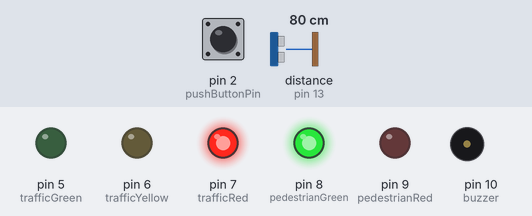
The sketch below on a simulated Arduino Uno, built with avr-gcc and run on an emulated ATmega328P. Shown: output pins drawn as LEDs (lit = HIGH), buzzer (waves = sounding, pin HIGH). The inputs (shaded band) are chosen by the test bench; at power-on: distance to the obstacle (sensor on pin 13) 80 cm, pin 2 (pushButtonPin) LOW. The echo pulse lasts 58.3 µs per cm.

Above: at 1.2 s.
1.3 s: distance to the obstacle (sensor on pin 13) set to 35 cm
2.8 s: distance to the obstacle (sensor on pin 13) set to 27 cm
At 7.7 s:
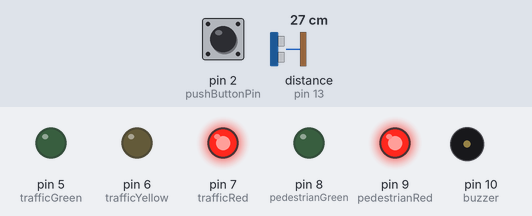
At 11.2 s:
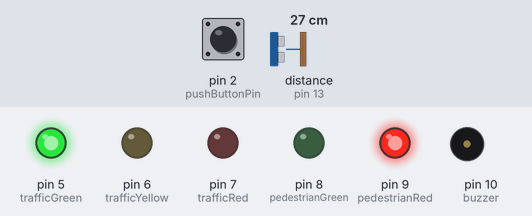
Timing chart, 0 to 44.8 s (numbered marks = the images above; inputs shaded):
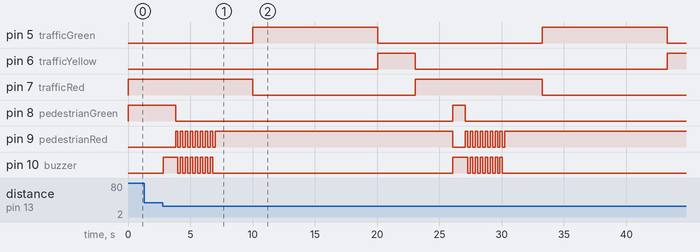

Measured:
- the behaviour switches between 31 and 30 cm on distance to the obstacle (sensor on pin 13) (found by bisection; images 0 and 1)
- after the input at 1.3 s, every drawn part: stays the same
- after the input at 2.8 s, pin 5 (trafficGreen): alternates HIGH for 10.0 s and LOW for 13.2 s, starting after 7.2 s; pin 6 (trafficYellow): LOW → HIGH after 17.3 s, → LOW 3.0 s later, → HIGH 20.3 s later

The sketch:

project_a.ino
```cpp
#include <Ultrasonic.h>

// System time parameters in seconds
int trafficGreenTime = 10;
int trafficYellowTime = 3;
int trafficRedTime =3;
int redFlashingTime = 3;
int delayAfterPedestrianButton = 1;
int fallBackTime = 120;

// Define buzz pin
const int buzzer = 10;

// Define pedestrian LED pins
const int pedestrianGreen = 8;
const int pedestrianRed = 9;

// Define traffic LED pins
const int trafficGreen = 5;
const int trafficYellow = 6;
const int trafficRed = 7;

// Define pins for ultrasonic and buzzer
const int trigPin = 12;
const int echoPin = 13;
Ultrasonic ultrasonic(trigPin, echoPin);

// Define push button pin
const int pushButtonPin = 2;

// Define parameters for miliseconds to seconds
const int seconds = 1000;

// Debounce wait stable in milliseconds
const int debounceDelay = 50;

// Define sonar distance
int distance;

// Define sonar threshold distance in centimeters
int thresholdDistance = 30;

// Pedestrian red light flashing frequency in seconds
float flashingTimePeriod = 0.2;

// Traffic red light start timestamp
unsigned long trafficRedStartTime;

void setup() {
  // Initialize pedestrian LED digital pins as an output.
  pinMode(pedestrianGreen, OUTPUT);
  pinMode(pedestrianRed, OUTPUT);

  // Initialize traffic LED digital pins as an output.
  pinMode(trafficGreen, OUTPUT);
  pinMode(trafficYellow, OUTPUT);
  pinMode(trafficRed, OUTPUT);

  // Initialize buzz digital pins as an output.
  pinMode(pedestrianGreen, OUTPUT);
  pinMode(pedestrianRed, OUTPUT);

  // Initialize buzzer digital pins as an output.
  pinMode(buzzer, OUTPUT);

  // Initialize push button digital pin as an input.
  pinMode(pushButtonPin, INPUT);

  // Serial print
  Serial.begin(9600);

  // Initial state
  // T: Red & P: Green
  digitalWrite(trafficRed, HIGH);
  digitalWrite(trafficYellow, LOW);
  digitalWrite(trafficGreen, LOW);
  digitalWrite(pedestrianGreen, HIGH);
  digitalWrite(pedestrianRed, LOW);
  digitalWrite(buzzer, LOW);
  trafficRedStartTime = millis();
}

void loop() {
   // Read distance from sonar
  distance = ultrasonic.read();

  // T: Red & P: Green
  digitalWrite(trafficRed, HIGH);
  digitalWrite(trafficYellow, LOW);
  digitalWrite(trafficGreen, LOW);
  digitalWrite(pedestrianGreen, HIGH);
  digitalWrite(pedestrianRed, LOW);
  digitalWrite(buzzer, LOW);

  // If vehicle detected or fall-back time arrived
  if ( (distance <= thresholdDistance && distance >= 0 ) || (millis() - trafficRedStartTime > 120*seconds) ) {

    digitalWrite(buzzer, HIGH);
    delay(1*seconds);
    digitalWrite(buzzer, LOW);
    unsigned long redFlashingStartTime = millis();

    // T:Red & P: RedFlash
    // Red light flashing with 5Hz
    while (millis() - redFlashingStartTime <= redFlashingTime*seconds){
      digitalWrite(trafficRed, HIGH);
      digitalWrite(trafficYellow, LOW);
      digitalWrite(trafficGreen, LOW);
      digitalWrite(pedestrianGreen, LOW);
      digitalWrite(pedestrianRed, HIGH);
      digitalWrite(buzzer, HIGH);
      delay(flashingTimePeriod*seconds);
      digitalWrite(trafficRed, HIGH);
      digitalWrite(trafficYellow, LOW);
      digitalWrite(trafficGreen, LOW);
      digitalWrite(pedestrianGreen, LOW);
      digitalWrite(pedestrianRed, LOW);
      digitalWrite(buzzer, LOW);
      delay(flashingTimePeriod*seconds);
    }

    // T: Red & P: Red
    digitalWrite(trafficRed, HIGH);
    digitalWrite(trafficYellow, LOW);
    digitalWrite(trafficGreen, LOW);
    digitalWrite(pedestrianGreen, LOW);
    digitalWrite(pedestrianRed, HIGH);
    digitalWrite(buzzer, LOW);
    delay(trafficRedTime*seconds);

    // T: Green & P: Red
    digitalWrite(trafficRed, LOW);
    digitalWrite(trafficYellow, LOW);
    digitalWrite(trafficGreen, HIGH);
    digitalWrite(pedestrianGreen, LOW);
    digitalWrite(pedestrianRed, HIGH);
    digitalWrite(buzzer, LOW);

    // Listening push button input for 10 seconds
    unsigned long trafficGreenStartTime = millis();
    while(millis()-trafficGreenStartTime <= trafficGreenTime*seconds){
      if(debounce(pushButtonPin) == HIGH){
        Serial.print("PRESSED\n");
        delay(delayAfterPedestrianButton*seconds);
        break;
      }
    }

    // T: Yellow & P: Red
    digitalWrite(trafficRed, LOW);
    digitalWrite(trafficYellow, HIGH);
    digitalWrite(trafficGreen, LOW);
    digitalWrite(pedestrianGreen, LOW);
    digitalWrite(pedestrianRed, HIGH);
    digitalWrite(buzzer, LOW);
    delay(trafficYellowTime*seconds);

    // T: Red & P: Red
    digitalWrite(trafficRed, HIGH);
    digitalWrite(trafficYellow, LOW);
    digitalWrite(trafficGreen, LOW);
    digitalWrite(pedestrianGreen, LOW);
    digitalWrite(pedestrianRed, HIGH);
    digitalWrite(buzzer, LOW);
    delay(trafficRedTime*seconds);
    trafficRedStartTime = millis();
  }
  delay(10);
}

// debounce returns the stable switch state
boolean debounce(int pin)
{
  boolean state;
  boolean previousState;

  // store switch state
  previousState = digitalRead(pin);
  for(int counter=0; counter < debounceDelay; counter++)
  {
      // wait for 1 millisecond
      delay(1);
      // read the pin
      state = digitalRead(pin);
      if( state != previousState)
      {
         // reset the counter if the state changes
         counter = 0;
         // and save the current state
         previousState = state;
      }
  }
  return state;
}
```
